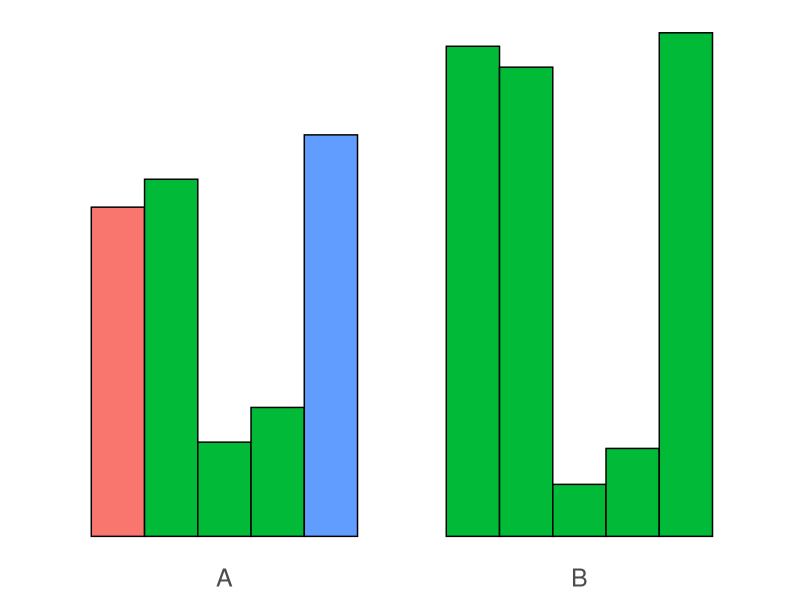

Reproduce this figure in R.
## One replication of Type 1

# - generate 9 random bars with first bar being the pair max
# - for Type 1, randomize placement of first 5
# - for Type 3, randomize placement of first bar
#       within first 5, new bar within second 5

require(ggplot2)

set.seed(21)

percent_smaller <- 0.82
bars <- runif(9, min = 0, max = 100)
target <- bars[1]

newbar <- target * percent_smaller

#Arranging 
ordered_placement <- c(sample(c(bars[1:4], newbar), size = 5), bars[5:9])

#Get target positions
position_target <- match(x = target, table = ordered_placement)
position_newbar <- match(x = newbar, table = ordered_placement)

#Groups 
groups <- rep(c('A', 'B'), each = 5)

#Color Groups
bar_colors <- rep('random', 10)
bar_colors[position_target] <- 'target'
bar_colors[position_newbar] <- 'newbar'

bar_colors

dat <- data.frame(grouping = groups, yval = ordered_placement,
                  bar_colors = bar_colors)
dat

#Plot
ggplot(dat, mapping = aes(x = grouping, y = yval, fill = bar_colors)) +
  geom_col(position = position_dodge2(padding = 0),
           color = 'black',
           #fill = 'grey80',
           width = 3/4) +
  scale_x_discrete() +
  theme_minimal() +
  theme(axis.title = element_blank(),
        panel.grid = element_blank(),
        axis.text.y = element_blank(),
        axis.text.x = element_text(size = 18),
        legend.position = 'none')
